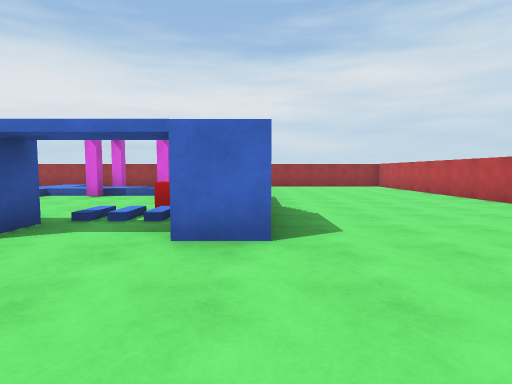
[1] (above)

17 first-person views from a walk through a Unity game level. The camera is 1.4 m above the floor, tilts 4° down and sees 80° across. The floor is counted in squares, 2 m on a side. Each view is taken from the middle of a square. On the plan, view 1 faces up. The plan holds only what a view shows up to about 10 squares ahead; the rest is blank. The player character is not drawn. Some animated figures are left out.

[2]
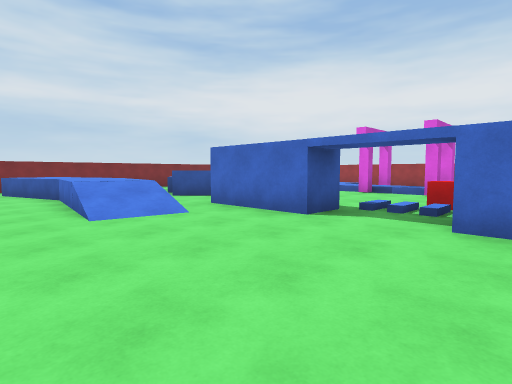

[3]
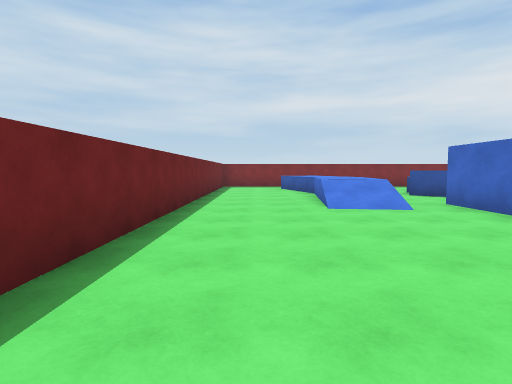

[4]
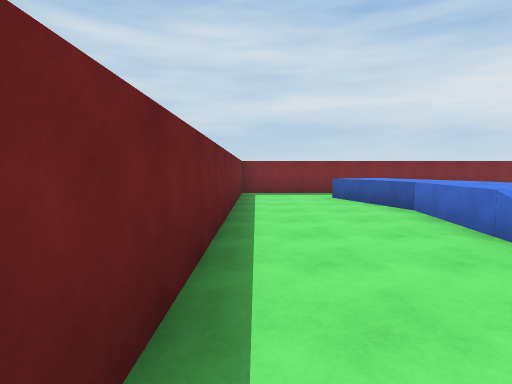

[5]
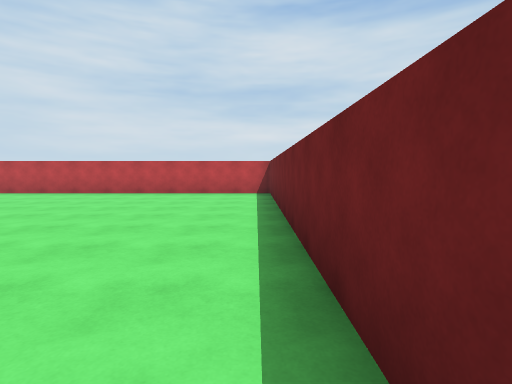

[6]
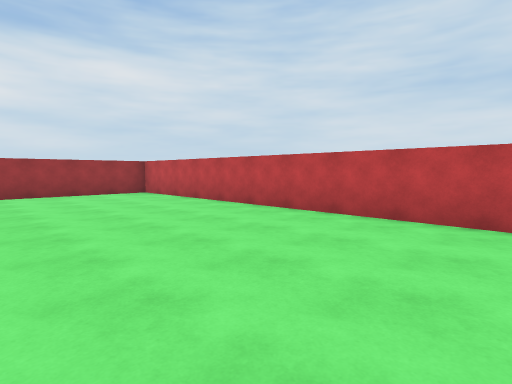

[7]
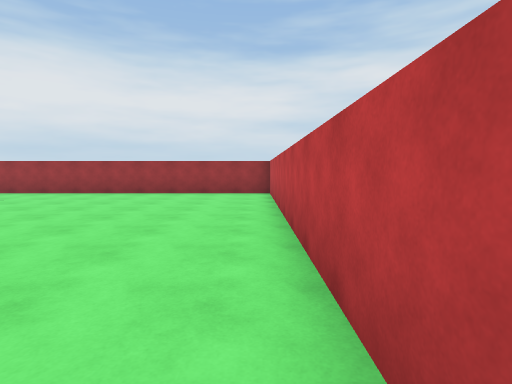

[8]
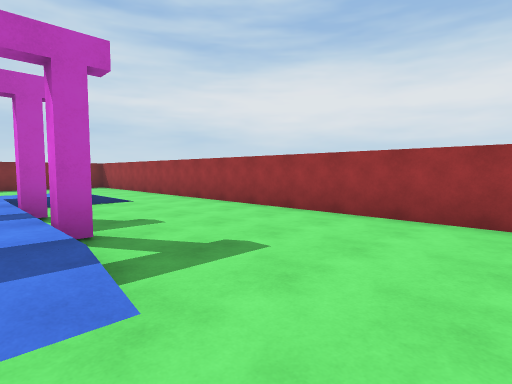

[9]
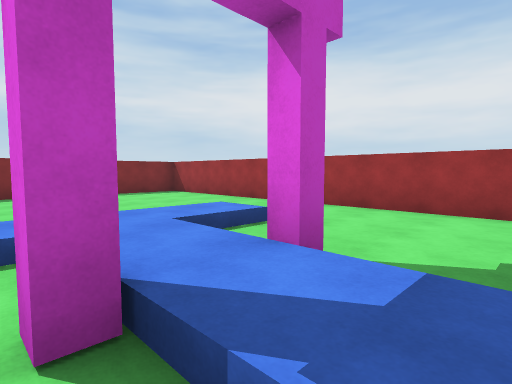

[10]
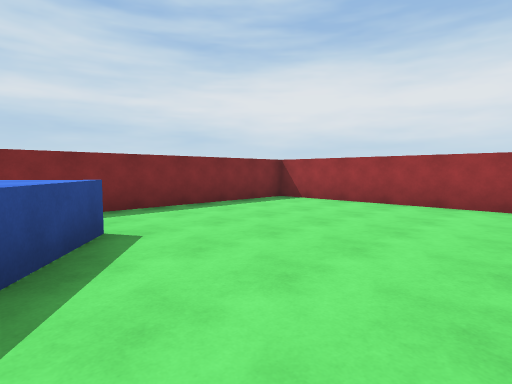

[11]
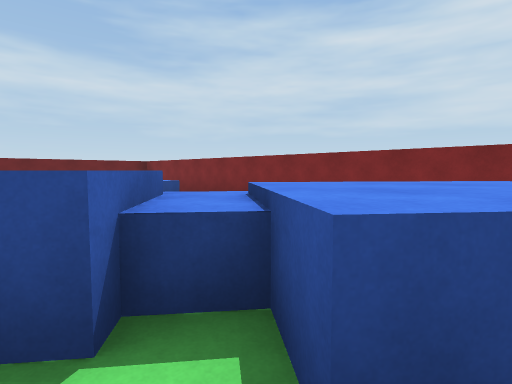

[12]
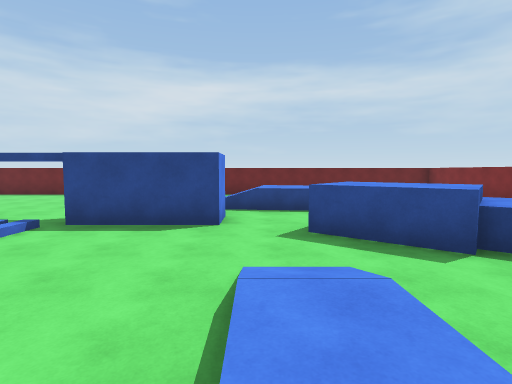

[13]
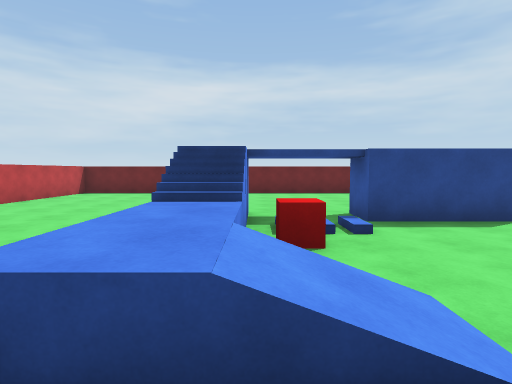

[14]
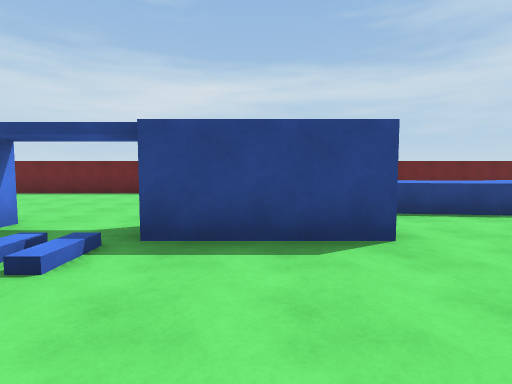

[15]
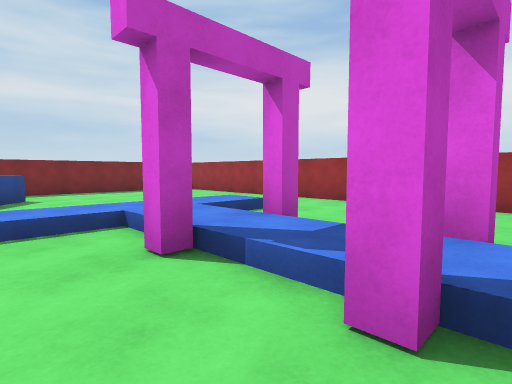

[16]
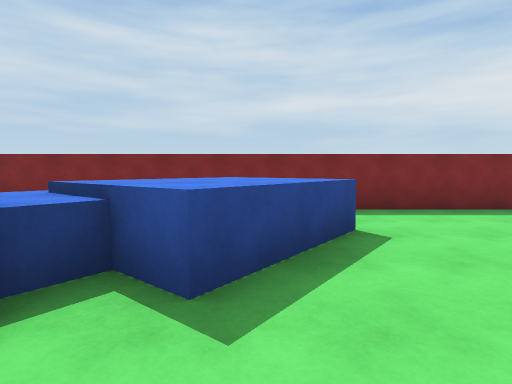

[17]
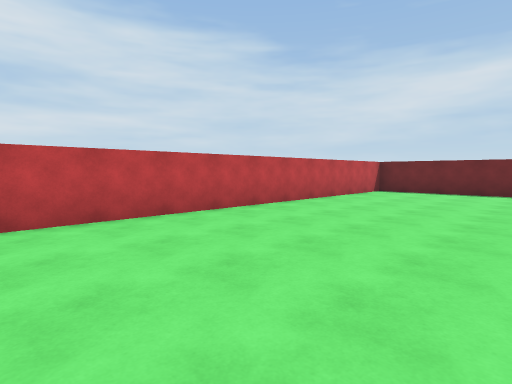

### Floor plan
Key: @ floor where view 1 was taken; # wall or solid block; x gap in a wall; . main floor; : floor 0.5 m higher than the main floor; + floor 1 m higher than the main floor; / step, stairs or slope; = window, fence, low wall or low ledge; ^ raised ledge; C red cube.
Columns run from 13 left of view 1 to 6 right of it. Each row starts with its distance up from view 1.
 14 ####################
 13 #..................#
 12 #..................#
 11 #.....//...........#
 10 #.....//.#.#.......#
  9 #...../:::::/......#
  8 #..^..//.#.#/+.....#
  7 #x^^^.//.../==.....#
  6 # ^^^#......C=.....#
  5 #  ^^^......C#.....#
  4 #   ^^^.###.##.....#
  3 #    ...###........#
  2 #   ///=/..........#
  1 # /++++//..........#
  0 #.=/.........@.....#
 -1 #..................#
 -2 #..................#
 -3 ####################

Positions as (right, up) in squares from view 1, and headings:
1: (0, 0), facing up
2: (0, -1), facing up-left
3: (1, -1), facing left
4: (-3, -2), facing left
5: (-4, -2), facing right
6: (1, 4), facing up-right
7: (5, 4), facing up
8: (1, 9), facing up-left
9: (-3, 8), facing up-left
10: (-7, 7), facing up-left
11: (-8, 7), facing down-left
12: (-6, 9), facing down
13: (-1, 9), facing down
14: (-4, 7), facing down
15: (-2, 7), facing up-left
16: (-7, 7), facing left
17: (1, 8), facing down-right
